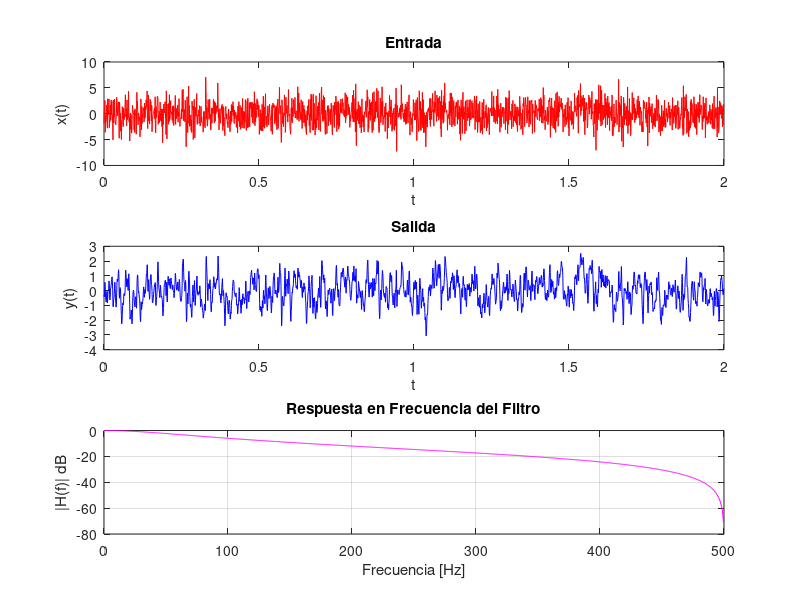

Recreate this plot in MATLAB.
%Ejercicio 3 g4

%ejercicio 2 g4

%% 1) escribo mis datos
fp = 60;
fs = 1000;
T=1/fs; %perido

N = 2000;
t = (0:N-1)/fs; %vector t
x = 2*randn(1,N);


%% 2) Calculo mis valores
%Calculo el valor RC sabiendo que fp=1/(2piRC)
RC = 1/(2*pi*fp);

%elijo a mano R y C
R = 10*1000; %10K Omh
C = RC/R;

%% 3)Filtro analogico
num = [1];
den = [RC 1];

Hs = tf(num,den);

%% 4) Discretizacion
Hz = c2d(Hs,T,'tustin')

[b,a] = tfdata(Hz,'v')

% Respuesta en frecuencia
[H,f] = freqz(b,a,1024,fs);

%% 5) Calculo la salida real del sistema
y = filter(b,a,x);

%% 6) grafico
figure
subplot(3,1,1);
    plot(t,x,'r');
    xlabel('t');ylabel('x(t)');title('Entrada');

subplot(3,1,2);
    plot(t,y,'b');
    xlabel('t');ylabel('y(t)');title('Salida');
    
subplot(3,1,3);
    plot(f,20*log10(abs(H)),'m')
    grid on
    xlabel('Frecuencia [Hz]'); ylabel('|H(f)| dB'); title('Respuesta en Frecuencia del Filtro');
